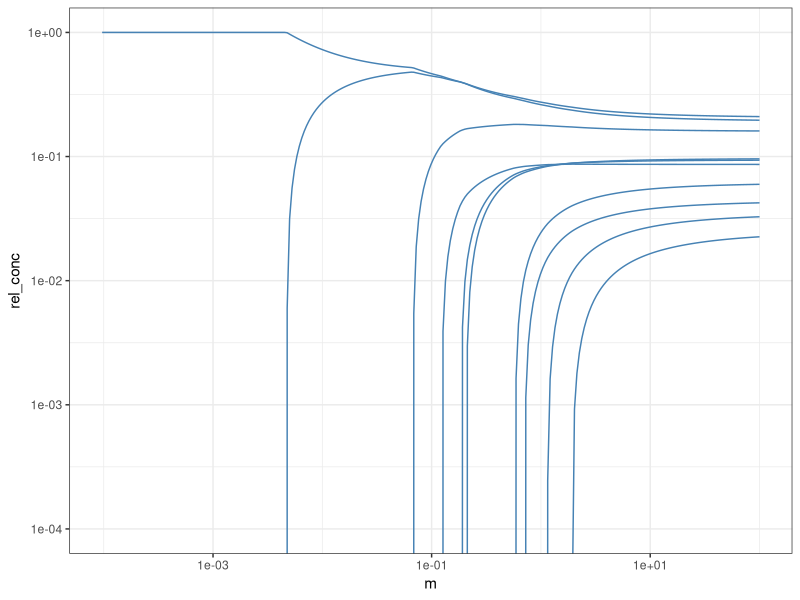

Reproduce this figure in R.
library(tidyverse)
library(deSolve)
library(withr)


parabDyn <- function(t, state, p) {
  x <- state[1:p$S]
  y <- state[(p$S + 1):(2*p$S)]
  phi <- sum(p$c*x) * p$r / p$m
  dxdt <- 2*p$b*y - 2*p$a*x^2 - p$r*p$c*x - phi*x
  dydt <- p$a*x^2 - p$b*y + p$r*p$c*x - phi*y
  list(c(dxdt, dydt))
}


integrateEqs <- function(ic, params, tseq = seq(0, 1e6, l = 1001),
                         func = parabDyn, method = "bdf", ...) {
  sol <- ode(ic, tseq, func, params, method, ...)
  as_tibble(as.data.frame(sol)) |>
    pivot_longer(!time, names_to = "species", values_to = "conc") |>
    mutate(species = as.integer(species)) |>
    filter(time == max(time)) |>
    select(!time) |>
    mutate(type = ifelse(species <= params$S, "simplex", "duplex")) |>
    mutate(species = ((as.integer(species) - 1L) %% params$S + 1L))
}


paramList <- function(r, m,
                      ai = c(72.5, 72.5, 72.5, 72.5, 77.5, 77.5, 77.5, 82.5, 87.5, 100),
                      bi = c(5.0,  6.0,  7.0,  7.75, 8.75, 9.75, 10.0, 6.0,  5.5, 7.0),
                      ci = c(3.4,  5.0,  3.6,  5.0,  2.0,  1.6,  4.4,  2.8,  4.4, 4.0)) {
  if ((length(ai)!=length(bi)) || (length(bi)!=length(ci))) stop("Input lengths differ")
  list(a = ai, b = bi, c = ci, r = r, m = m, S = length(ai))
}



sol <- crossing(r = 1, m = exp(seq(log(9.668819e-05), log(1e2), l = 271))) |>
  mutate(ic = list(with_seed(259751L, runif(20, min = 0, max = 1)))) |>
  mutate(params = map2(r, m, paramList)) |>
  mutate(sol = map2(ic, params, integrateEqs, .progress = TRUE)) |>
  unnest(sol)

sol |>
  summarize(conc = conc[type == "simplex"] + 2*conc[type == "duplex"],
            .by = c(r, m, species)) |>
  filter(conc > 0) |>
  mutate(rel_conc = conc / sum(conc), .by = c(r, m)) |>
  ggplot(aes(x = m, y = rel_conc, group = species)) +
  geom_line(color = "steelblue") +
  scale_x_log10() +
  scale_y_log10() +
  coord_cartesian(ylim = c(1e-4, NA)) +
  theme_bw()
